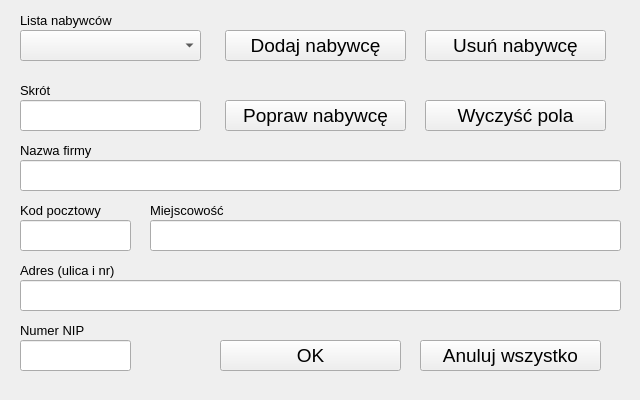
<?xml version="1.0" encoding="UTF-8"?>
<ui version="4.0">
 <class>Nabywca</class>
 <widget class="QWidget" name="Nabywca">
  <property name="geometry">
   <rect>
    <x>0</x>
    <y>0</y>
    <width>640</width>
    <height>400</height>
   </rect>
  </property>
  <property name="windowTitle">
   <string>Nabywca</string>
  </property>
  <layout class="QGridLayout" name="gridLayout">
   <property name="leftMargin">
    <number>0</number>
   </property>
   <property name="topMargin">
    <number>0</number>
   </property>
   <property name="rightMargin">
    <number>0</number>
   </property>
   <property name="bottomMargin">
    <number>0</number>
   </property>
   <item row="0" column="0">
    <widget class="QScrollArea" name="scrollArea">
     <property name="frameShape">
      <enum>QFrame::NoFrame</enum>
     </property>
     <property name="widgetResizable">
      <bool>true</bool>
     </property>
     <widget class="QWidget" name="scrollAreaWidgetContents">
      <property name="geometry">
       <rect>
        <x>0</x>
        <y>0</y>
        <width>640</width>
        <height>400</height>
       </rect>
      </property>
      <property name="minimumSize">
       <size>
        <width>640</width>
        <height>400</height>
       </size>
      </property>
      <widget class="QLabel" name="label_2">
       <property name="geometry">
        <rect>
         <x>20</x>
         <y>140</y>
         <width>111</width>
         <height>21</height>
        </rect>
       </property>
       <property name="font">
        <font>
         <pointsize>10</pointsize>
        </font>
       </property>
       <property name="text">
        <string>Nazwa firmy</string>
       </property>
      </widget>
      <widget class="QLineEdit" name="lineEdit_1">
       <property name="geometry">
        <rect>
         <x>20</x>
         <y>100</y>
         <width>181</width>
         <height>31</height>
        </rect>
       </property>
       <property name="font">
        <font>
         <pointsize>14</pointsize>
        </font>
       </property>
      </widget>
      <widget class="QLabel" name="label_5">
       <property name="geometry">
        <rect>
         <x>20</x>
         <y>260</y>
         <width>111</width>
         <height>21</height>
        </rect>
       </property>
       <property name="font">
        <font>
         <pointsize>10</pointsize>
        </font>
       </property>
       <property name="text">
        <string>Adres (ulica i nr)</string>
       </property>
      </widget>
      <widget class="QLabel" name="label_6">
       <property name="geometry">
        <rect>
         <x>20</x>
         <y>320</y>
         <width>111</width>
         <height>21</height>
        </rect>
       </property>
       <property name="font">
        <font>
         <pointsize>10</pointsize>
        </font>
       </property>
       <property name="text">
        <string>Numer NIP</string>
       </property>
      </widget>
      <widget class="QLabel" name="label_3">
       <property name="geometry">
        <rect>
         <x>20</x>
         <y>200</y>
         <width>111</width>
         <height>21</height>
        </rect>
       </property>
       <property name="font">
        <font>
         <pointsize>10</pointsize>
        </font>
       </property>
       <property name="text">
        <string>Kod pocztowy</string>
       </property>
      </widget>
      <widget class="QComboBox" name="comboBox_0">
       <property name="geometry">
        <rect>
         <x>20</x>
         <y>30</y>
         <width>181</width>
         <height>31</height>
        </rect>
       </property>
       <property name="font">
        <font>
         <pointsize>14</pointsize>
        </font>
       </property>
       <property name="cursor">
        <cursorShape>PointingHandCursor</cursorShape>
       </property>
      </widget>
      <widget class="QLabel" name="label_0">
       <property name="geometry">
        <rect>
         <x>20</x>
         <y>10</y>
         <width>111</width>
         <height>21</height>
        </rect>
       </property>
       <property name="font">
        <font>
         <pointsize>10</pointsize>
        </font>
       </property>
       <property name="text">
        <string>Lista nabywców</string>
       </property>
      </widget>
      <widget class="QPushButton" name="pushButton_5">
       <property name="geometry">
        <rect>
         <x>420</x>
         <y>340</y>
         <width>181</width>
         <height>31</height>
        </rect>
       </property>
       <property name="font">
        <font>
         <pointsize>14</pointsize>
        </font>
       </property>
       <property name="cursor">
        <cursorShape>PointingHandCursor</cursorShape>
       </property>
       <property name="text">
        <string>Anuluj wszystko</string>
       </property>
      </widget>
      <widget class="QPushButton" name="pushButton_2">
       <property name="geometry">
        <rect>
         <x>425</x>
         <y>30</y>
         <width>181</width>
         <height>31</height>
        </rect>
       </property>
       <property name="font">
        <font>
         <pointsize>14</pointsize>
        </font>
       </property>
       <property name="cursor">
        <cursorShape>PointingHandCursor</cursorShape>
       </property>
       <property name="text">
        <string>Usuń nabywcę</string>
       </property>
      </widget>
      <widget class="QPushButton" name="pushButton_3">
       <property name="geometry">
        <rect>
         <x>225</x>
         <y>100</y>
         <width>181</width>
         <height>31</height>
        </rect>
       </property>
       <property name="font">
        <font>
         <pointsize>14</pointsize>
        </font>
       </property>
       <property name="cursor">
        <cursorShape>PointingHandCursor</cursorShape>
       </property>
       <property name="text">
        <string>Popraw nabywcę</string>
       </property>
      </widget>
      <widget class="QLabel" name="label_4">
       <property name="geometry">
        <rect>
         <x>150</x>
         <y>200</y>
         <width>111</width>
         <height>21</height>
        </rect>
       </property>
       <property name="font">
        <font>
         <pointsize>10</pointsize>
        </font>
       </property>
       <property name="text">
        <string>Miejscowość</string>
       </property>
      </widget>
      <widget class="QLineEdit" name="lineEdit_6">
       <property name="geometry">
        <rect>
         <x>20</x>
         <y>340</y>
         <width>111</width>
         <height>31</height>
        </rect>
       </property>
       <property name="font">
        <font>
         <pointsize>14</pointsize>
        </font>
       </property>
      </widget>
      <widget class="QLineEdit" name="lineEdit_2">
       <property name="geometry">
        <rect>
         <x>20</x>
         <y>160</y>
         <width>601</width>
         <height>31</height>
        </rect>
       </property>
       <property name="font">
        <font>
         <pointsize>14</pointsize>
        </font>
       </property>
      </widget>
      <widget class="QLineEdit" name="lineEdit_4">
       <property name="geometry">
        <rect>
         <x>150</x>
         <y>220</y>
         <width>471</width>
         <height>31</height>
        </rect>
       </property>
       <property name="font">
        <font>
         <pointsize>14</pointsize>
        </font>
       </property>
      </widget>
      <widget class="QLineEdit" name="lineEdit_3">
       <property name="geometry">
        <rect>
         <x>20</x>
         <y>220</y>
         <width>111</width>
         <height>31</height>
        </rect>
       </property>
       <property name="font">
        <font>
         <pointsize>14</pointsize>
        </font>
       </property>
      </widget>
      <widget class="QPushButton" name="pushButton_1">
       <property name="geometry">
        <rect>
         <x>225</x>
         <y>30</y>
         <width>181</width>
         <height>31</height>
        </rect>
       </property>
       <property name="font">
        <font>
         <pointsize>14</pointsize>
        </font>
       </property>
       <property name="cursor">
        <cursorShape>PointingHandCursor</cursorShape>
       </property>
       <property name="text">
        <string>Dodaj nabywcę</string>
       </property>
      </widget>
      <widget class="QPushButton" name="pushButton_4">
       <property name="geometry">
        <rect>
         <x>220</x>
         <y>340</y>
         <width>181</width>
         <height>31</height>
        </rect>
       </property>
       <property name="font">
        <font>
         <pointsize>14</pointsize>
        </font>
       </property>
       <property name="cursor">
        <cursorShape>PointingHandCursor</cursorShape>
       </property>
       <property name="text">
        <string>OK</string>
       </property>
      </widget>
      <widget class="QLabel" name="label_1">
       <property name="geometry">
        <rect>
         <x>20</x>
         <y>80</y>
         <width>111</width>
         <height>21</height>
        </rect>
       </property>
       <property name="font">
        <font>
         <pointsize>10</pointsize>
        </font>
       </property>
       <property name="text">
        <string>Skrót</string>
       </property>
      </widget>
      <widget class="QLineEdit" name="lineEdit_5">
       <property name="geometry">
        <rect>
         <x>20</x>
         <y>280</y>
         <width>601</width>
         <height>31</height>
        </rect>
       </property>
       <property name="font">
        <font>
         <pointsize>14</pointsize>
        </font>
       </property>
      </widget>
      <widget class="QPushButton" name="pushButton_0">
       <property name="geometry">
        <rect>
         <x>425</x>
         <y>100</y>
         <width>181</width>
         <height>31</height>
        </rect>
       </property>
       <property name="font">
        <font>
         <pointsize>14</pointsize>
        </font>
       </property>
       <property name="cursor">
        <cursorShape>PointingHandCursor</cursorShape>
       </property>
       <property name="text">
        <string>Wyczyść pola</string>
       </property>
      </widget>
     </widget>
    </widget>
   </item>
  </layout>
 </widget>
 <tabstops>
  <tabstop>comboBox_0</tabstop>
  <tabstop>lineEdit_1</tabstop>
  <tabstop>lineEdit_2</tabstop>
  <tabstop>lineEdit_3</tabstop>
  <tabstop>lineEdit_4</tabstop>
  <tabstop>lineEdit_5</tabstop>
  <tabstop>lineEdit_6</tabstop>
  <tabstop>pushButton_1</tabstop>
  <tabstop>pushButton_2</tabstop>
  <tabstop>pushButton_3</tabstop>
  <tabstop>pushButton_0</tabstop>
  <tabstop>pushButton_4</tabstop>
  <tabstop>pushButton_5</tabstop>
  <tabstop>scrollArea</tabstop>
 </tabstops>
 <resources/>
 <connections/>
</ui>
